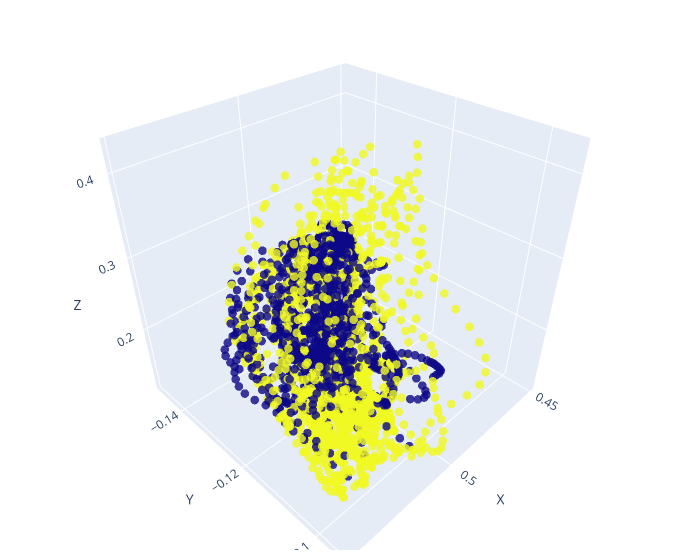

The code cell stored with this chart in its notebook:
### Code cell
import numpy as np
import plotly.graph_objects as go

# Sample 3D data
x, y, z = ee_pose[:, 0], ee_pose[:, 1], ee_pose[:, 2]

# Create a 3D scatter plot
fig = go.Figure(data=[go.Scatter3d(x=x, y=y, z=z, mode='markers',
                                   marker=dict(size=5,
                                               color=actions[:,-1], # z,  # set color to an array/list of desired values
                                               #colorscale='inferno',  # choose a colorscale
                                               opacity=0.8))])

# Make the plot interactive by allowing user to rotate, zoom, etc.
fig.update_layout(scene=dict(
                    xaxis_title='X',
                    yaxis_title='Y',
                    zaxis_title='Z'),
                  width=700,
                  margin=dict(r=20, b=10, l=10, t=10))

fig.show()

### Figure 1 — Plotly figure (JSON) as saved in the notebook; plotly's stock layout.template omitted (floating-point values rounded to 4 significant figures; data arrays with more than 128 entries replaced by an {"elided": "..."} marker saying what was removed)
{"data": [{"marker": {"color": {"elided": "2829 int values"}, "opacity": 0.8, "size": 5}, "mode": "markers", "type": "scatter3d", "x": {"elided": "2829 float values"}, "y": {"elided": "2829 float values"}, "z": {"elided": "2829 float values"}}], "layout": {"margin": {"b": 10, "l": 10, "r": 20, "t": 10}, "scene": {"xaxis": {"title": {"text": "X"}}, "yaxis": {"title": {"text": "Y"}}, "zaxis": {"title": {"text": "Z"}}}, "width": 700}}
